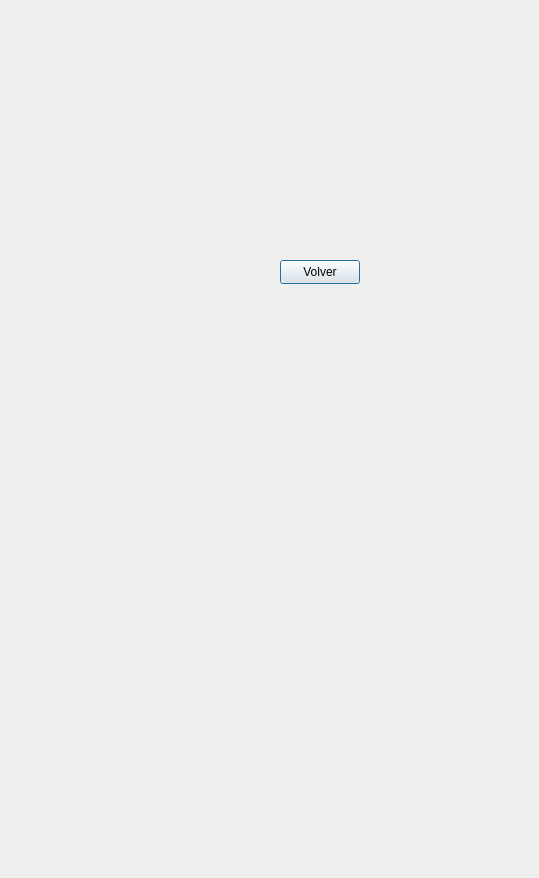
<?xml version="1.0" encoding="UTF-8"?>
<ui version="4.0">
 <class>SepiaWindow</class>
 <widget class="QDialog" name="SepiaWindow">
  <property name="geometry">
   <rect>
    <x>0</x>
    <y>0</y>
    <width>539</width>
    <height>878</height>
   </rect>
  </property>
  <property name="windowTitle">
   <string>Dialog</string>
  </property>
  <widget class="QPushButton" name="pushButton">
   <property name="geometry">
    <rect>
     <x>280</x>
     <y>260</y>
     <width>80</width>
     <height>24</height>
    </rect>
   </property>
   <property name="text">
    <string>Volver</string>
   </property>
  </widget>
 </widget>
 <resources/>
 <connections/>
</ui>
